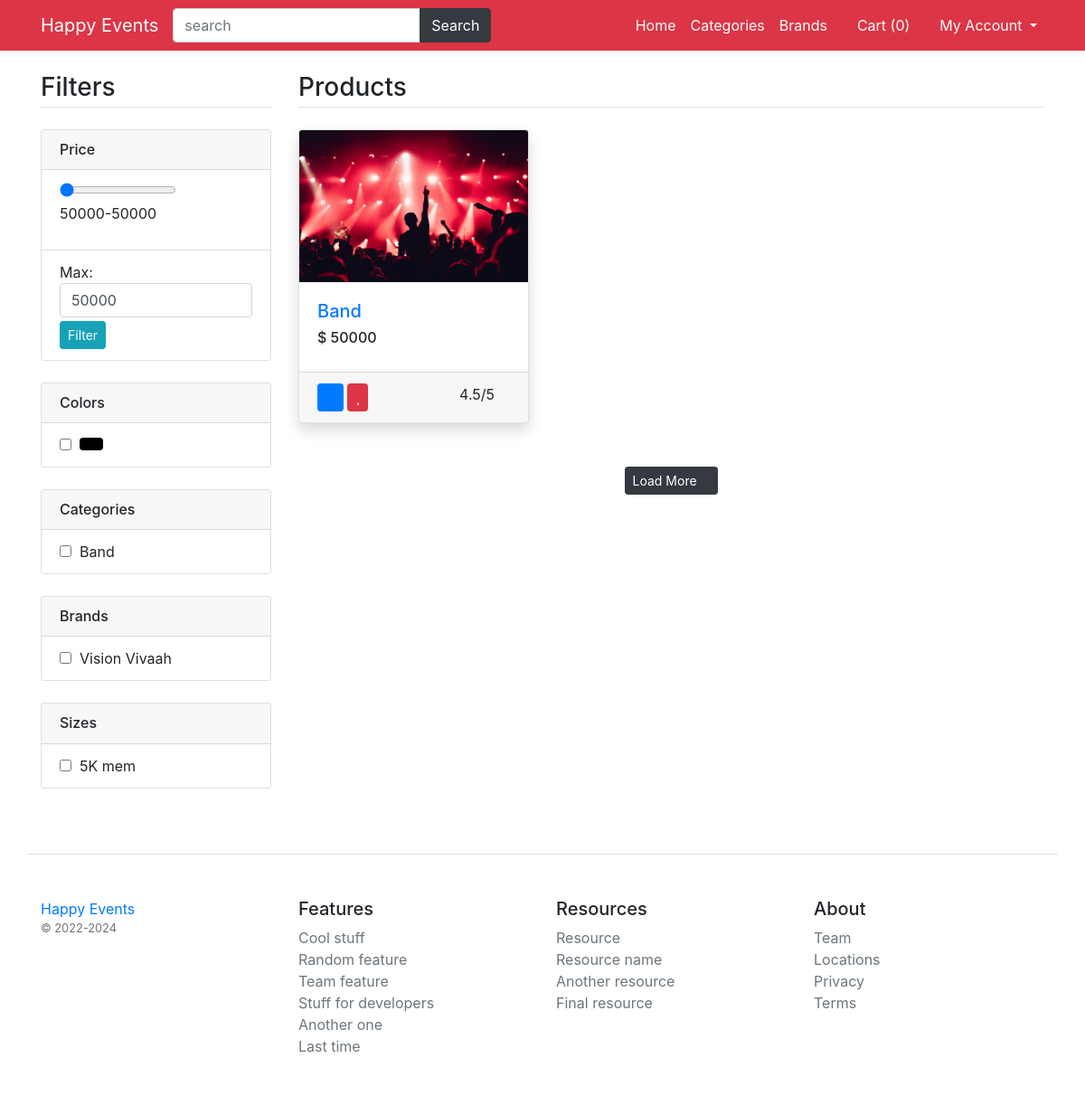
Screenshot of /brand-product-list/4 with the database file from the repository.
### main/models.py (models this page shows, shortened)
class Brand(models.Model):
    title=models.CharField(max_length=100)
    image=models.ImageField(upload_to="brand_imgs/")
    class Meta:
        verbose_name_plural='3. Brands'

class Size(models.Model):
    title=models.CharField(max_length=100)
    class Meta:
        verbose_name_plural='5. Sizes'

class Product(models.Model):
    title=models.CharField(max_length=200)
    slug=models.CharField(max_length=400)
    detail=models.TextField()
    specs=models.TextField()
    category=models.ForeignKey(Category,on_delete=models.CASCADE)
    brand=models.ForeignKey(Brand,on_delete=models.CASCADE)
    status=models.BooleanField(default=True)
    is_featured=models.BooleanField(default=False)
    class Meta:
        verbose_name_plural='6. Products'

class ProductAttribute(models.Model):
    product=models.ForeignKey(Product,on_delete=models.CASCADE)
    color=models.ForeignKey(Color,on_delete=models.CASCADE)
    size=models.ForeignKey(Size,on_delete=models.CASCADE)
    price=models.PositiveIntegerField(default=0)
    image=models.ImageField(upload_to="product_imgs/",null=True)
    class Meta:
        verbose_name_plural='7. ProductAttributes'

### main/views.py (the view)
# urls.py: path('brand-product-list/<int:brand_id>',views.brand_product_list,name='brand-product-list'),
def brand_product_list(request,brand_id):
	brand=Brand.objects.get(id=brand_id)
	data=Product.objects.filter(brand=brand).order_by('-id')
	return render(request,'category_product_list.html',{
			'data':data,
			})

### main/template_context.py (called while the page is built)
def get_filters(request):
	cats=Product.objects.distinct().values('category__title','category__id')
	brands=Product.objects.distinct().values('brand__title','brand__id')
	colors=ProductAttribute.objects.distinct().values('color__title','color__id','color__color_code')
	sizes=ProductAttribute.objects.distinct().values('size__title','size__id')
	minMaxPrice=ProductAttribute.objects.aggregate(Min('price'),Max('price'))
	data={
		'cats':cats,
		'brands':brands,
		'colors':colors,
		'sizes':sizes,
		'minMaxPrice':minMaxPrice,
	}
	return data

### main/templates/category_product_list.html (shortened to what this page needs)
{% extends 'base.html' %}
{% load static %}
{% block content %}
<main class="container my-4">
	<div class="row">
		<div class="col-md-3">
			{% include 'filters.html' %}
		</div>
		<div class="col-md-9">
			<h3 class="mb-4 border-bottom pb-1">
				Products
			</h3>
			<div class="row">
				{% for product in data %}
				<div class="col-md-4 mb-4">
					<div class="card shadow">
					  <a href="/product/{{product.slug}}/{{product.id}}"><img src="/media/{{product.productattribute_set.first.image}}" class="card-img-top" alt="{{product.title}}"></a>
					  <div class="card-body">
					    <h5 class="card-text"><a href="/product/{{product.slug}}/{{product.id}}">{{product.title}}</a></h5>
					    <h6>$ <span class="product-price-{{product.id}}">{{product.productattribute_set.first.price}}</span></h6>
					  </div>
					  	<div class="card-footer">
							  	<button class="btn btn-sm btn-primary add-to-cart" data-index="{{product.id}}"><i class="fa fa-shopping-cart"></i></button>
							  	<button class="btn btn-sm btn-danger"><i class="fa fa-heart"></i></button>
							  	<span class="float-right">
							  		4.5/5
							  		<i class="fa fa-star text-warning"></i>
							  	</span>
					  	</div>
					</div>
				</div>
				{% endfor %}
			</div>
			<p class="my-4 text-center"><a href="products.php" class="btn btn-dark btn-sm">Load More <i class="fa fa-sync"></i></a></p>
		</div>
	</div>
</main>
{% endblock %}

### main/templates/filters.html (shortened to what this page needs)
{% load static %}
			<h3 class="mb-4 border-bottom pb-1">Filters</h3>
			<div class="card mb-4">
				<h6 class="card-header">Price</h6>
				<div class="list-group list-group-flush">
					<li class="list-group-item">
						<input type="range" value="{{minMaxPrice.price__min}}" max={{minMaxPrice.price__max}} min={{minMaxPrice.price__min}} id="rangeInput" oninput="maxPrice.value=this.value" />
						<p>{{minMaxPrice.price__min}}-{{minMaxPrice.price__max}}</p>
					</li>
					<li class="list-group-item">
						Max: <input type="number" value="{{minMaxPrice.price__min}}" max={{minMaxPrice.price__max}} min={{minMaxPrice.price__min}} class="form-control" id="maxPrice" onkeyup="rangeInput.value=this.value" id="maxPrice" />
						<button id="priceFilterBtn" class="btn btn-info btn-sm mt-1">Filter</button>
					</li>
				</div>
			</div>
			<div class="card mb-4">
				<h6 class="card-header">Colors</h6>
				<div class="list-group list-group-flush">
					{% for color in colors %}
					<li class="list-group-item">
						<input class="filter-checkbox" data-filter="color" value="{{color.color__id}}" type="checkbox" />&nbsp;
						<button class="btn" style="background-color: {{color.color__color_code}}; margin-top: -5px;"></button>
					</li>
					{% endfor %}
				</div>
			</div>
			<div class="card mb-4">
				<h6 class="card-header">Categories</h6>
				<div class="list-group list-group-flush">
					{% for cat in cats %}
					<li class="list-group-item">
						<input class="filter-checkbox" data-filter="category" value="{{cat.category__id}}" type="checkbox" />&nbsp;
						{{cat.category__title}}
					</li>
					{% endfor %}
				</div>
			</div>
			<div class="card mb-4">
				<h6 class="card-header">Brands</h6>
				<div class="list-group list-group-flush">
					{% for brand in brands %}
					<li class="list-group-item">
						<input class="filter-checkbox" data-filter="brand" value="{{brand.brand__id}}" type="checkbox" />&nbsp;
						{{brand.brand__title}}
					</li>
					{% endfor %}
				</div>
			</div>
			<div class="card mb-4">
				<h6 class="card-header">Sizes</h6>
				<div class="list-group list-group-flush">
					{% for size in sizes %}
					<li class="list-group-item">
						<input class="filter-checkbox" data-filter="size" value="{{size.size__id}}" type="checkbox" />&nbsp;
						{{size.size__title}}
					</li>
					{% endfor %}
				</div>
			</div>

### rows the page displays
Brand: brand__title "Vision Vivaah"
Size: size__title "5K mem"
Product: productattribute_set.first.image (picture), title "Band", productattribute_set.first.price "50000"

### other values shown
{{ request.session.cartdata|length }} "0"
{{ minMaxPrice.price__min }} "50000"
{{ minMaxPrice.price__max }} "50000"
{{ cat.category__title }} "Band"
